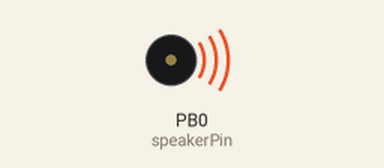
This sketch was run on a simulated ATtiny85, built with avr-gcc and run on an emulated ATtiny85. Parts: buzzer (waves = sounding).

Above: at 0.2 s.
At 32.7 s:
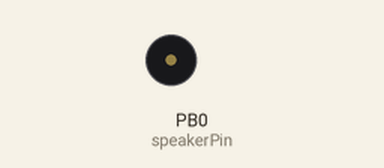
Timing chart, 0 to 37.6 s (numbered marks = the images above):
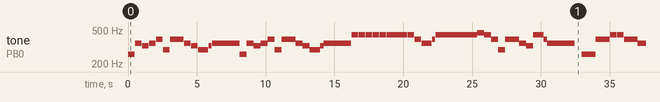

The sketch:

TinyTones.ino
```cpp
#define speakerPin 0
#define EN 250  // eighth note
#define QN 500  // quarter note
#define QNp 750 // quarter note + tied 8th
#define HN 1000 // half note
#define WN 2000 // whole note

const int C1 = 261;
const int D  = 294;
const int E  = 329;
const int F  = 349;
const int G  = 392;
const int A = 440;
const int Bflat = 466;
const int B  = 493;
const int C2 = 523;

void setup()
{

}
void loop()
{
  loveMeTender();
  twinkleTwinkle();


}

void playNote(int note, int duration)
{
  tone(speakerPin, note);
  delay(duration);
  noTone(speakerPin);
  delay(10);
}

void twinkleTwinkle()
{
  playNote(C1, QN);
  playNote(C1, QN);
  playNote(G, QN);
  playNote(G,QN);
  playNote(A, QN);
  playNote(A, QN);
  playNote(G, HN);

  playNote(F, QN);
  playNote(F, QN);
  playNote(E, QN);
  playNote(E, QN);
  playNote(D, QN);
  playNote(D, QN);
  playNote(C1, HN);

  playNote(G, QN);
  playNote(G, QN);
  playNote(F, QN);
  playNote(F, QN);
  playNote(E, QN);
  playNote(E, QN);
  playNote(D, HN);

  playNote(G, QN);
  playNote(G, QN);
  playNote(F, QN);
  playNote(F, QN);
  playNote(E, QN);
  playNote(E, QN);
  playNote(D, HN);

  playNote(C1, QN);
  playNote(C1, QN);
  playNote(G, QN);
  playNote(G,QN);
  playNote(A, QN);
  playNote(A, QN);
  playNote(G, HN);

  playNote(F, QN);
  playNote(F, QN);
  playNote(E, QN);
  playNote(E, QN);
  playNote(D, QN);
  playNote(D, QN);
  playNote(C1, HN);

  noTone(speakerPin);
  delay(500);

}

void loveMeTender()
{
  // love me tender
  playNote(C1, QN);
  playNote(F, QN);
  playNote(E, QN);
  playNote(F, QN);
  playNote(G, QN);
  playNote(D, QN);
  playNote(G, HN);
  playNote(F, QN);
  playNote(E, QN);
  playNote(D, QNp);
  playNote(E, EN);
  playNote(F, WN);

  playNote(C1, QN);
  playNote(F, QN);
  playNote(E, QN);
  playNote(F, QN);
  playNote(G, QN);
  playNote(D, QN);
  playNote(G, HN);
  playNote(F, QN);
  playNote(E, QN);
  playNote(D, QNp);
  playNote(E, EN);
  playNote(F, WN);

  playNote(A, QN);
  playNote(A, QN);
  playNote(A, QN);
  playNote(A, QN);
  playNote(A, QN);
  playNote(A, QN);
  playNote(A, HN);
  playNote(A,QN);
  playNote(G,QN);
  playNote(F,QNp);
  playNote(G, EN);
  playNote(A,WN);

  playNote(A,QN);
  playNote(A,QN);
  playNote(Bflat, QN);
  playNote(A,QN);
  playNote(G, QN);
  playNote(D,QN);
  playNote(G, HN);
  playNote(F,QN);
  playNote(E,QN);
  playNote(A,QNp);
  playNote(G,EN);
  playNote(F, WN);


  noTone(speakerPin);
  delay(500);

}
```

Measured:
- by itself, tone on PB0 (speakerPin): plays 261 Hz for 0.50 s, 349 Hz for 0.50 s, 329 Hz for 0.50 s, 349 Hz for 0.50 s, 392 Hz for 0.50 s, 294 Hz for 0.50 s … (203 notes in this stretch)
